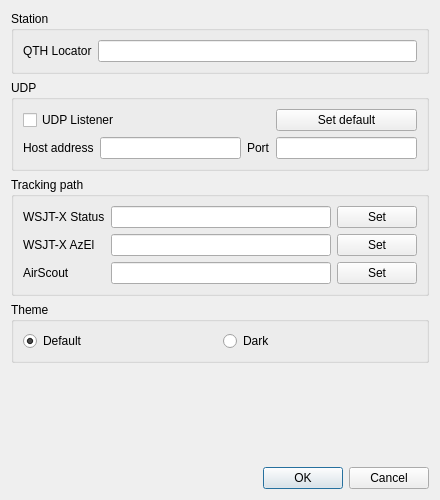
<?xml version="1.0" encoding="UTF-8"?>
<ui version="4.0">
 <class>DialogSetup</class>
 <widget class="QDialog" name="DialogSetup">
  <property name="windowModality">
   <enum>Qt::ApplicationModal</enum>
  </property>
  <property name="geometry">
   <rect>
    <x>0</x>
    <y>0</y>
    <width>440</width>
    <height>500</height>
   </rect>
  </property>
  <property name="windowTitle">
   <string>Setup</string>
  </property>
  <layout class="QGridLayout" name="gridLayout_2">
   <item row="0" column="0">
    <widget class="QGroupBox" name="groupBox_Station">
     <property name="title">
      <string>Station</string>
     </property>
     <layout class="QGridLayout" name="gridLayout_3">
      <item row="0" column="0">
       <widget class="QLabel" name="label_qthLocator">
        <property name="text">
         <string>QTH Locator</string>
        </property>
        <property name="buddy">
         <cstring>lineEdit_qthLocator</cstring>
        </property>
       </widget>
      </item>
      <item row="0" column="1">
       <widget class="QLineEdit" name="lineEdit_qthLocator"/>
      </item>
     </layout>
    </widget>
   </item>
   <item row="2" column="0">
    <widget class="QGroupBox" name="groupBox_Tracking">
     <property name="title">
      <string>Tracking path</string>
     </property>
     <layout class="QGridLayout" name="gridLayout_4">
      <item row="1" column="0">
       <widget class="QLabel" name="label_WSJTX">
        <property name="text">
         <string>WSJT-X AzEl</string>
        </property>
        <property name="buddy">
         <cstring>lineEdit_WSJTX</cstring>
        </property>
       </widget>
      </item>
      <item row="1" column="1">
       <widget class="QLineEdit" name="lineEdit_WSJTX"/>
      </item>
      <item row="2" column="1">
       <widget class="QLineEdit" name="lineEdit_AirScout"/>
      </item>
      <item row="1" column="2">
       <widget class="QPushButton" name="pushButton_WSJTX">
        <property name="text">
         <string>Set</string>
        </property>
       </widget>
      </item>
      <item row="2" column="2">
       <widget class="QPushButton" name="pushButton_AirScout">
        <property name="text">
         <string>Set</string>
        </property>
       </widget>
      </item>
      <item row="2" column="0">
       <widget class="QLabel" name="label_AirScout">
        <property name="text">
         <string>AirScout</string>
        </property>
        <property name="buddy">
         <cstring>lineEdit_AirScout</cstring>
        </property>
       </widget>
      </item>
      <item row="0" column="0">
       <widget class="QLabel" name="label_WSJTXStatus">
        <property name="text">
         <string>WSJT-X Status</string>
        </property>
       </widget>
      </item>
      <item row="0" column="1">
       <widget class="QLineEdit" name="lineEdit_WSJTXStatus"/>
      </item>
      <item row="0" column="2">
       <widget class="QPushButton" name="pushButton_WSJTXStatus">
        <property name="text">
         <string>Set</string>
        </property>
       </widget>
      </item>
     </layout>
    </widget>
   </item>
   <item row="1" column="0">
    <widget class="QGroupBox" name="groupBox_udp">
     <property name="title">
      <string>UDP</string>
     </property>
     <layout class="QGridLayout" name="gridLayout">
      <item row="1" column="1">
       <widget class="QLineEdit" name="lineEdit_udpAddress"/>
      </item>
      <item row="0" column="0" colspan="2">
       <widget class="QCheckBox" name="checkBox_udp">
        <property name="text">
         <string>UDP Listener</string>
        </property>
       </widget>
      </item>
      <item row="1" column="0">
       <widget class="QLabel" name="label_udpAddress">
        <property name="text">
         <string>Host address</string>
        </property>
        <property name="buddy">
         <cstring>lineEdit_udpAddress</cstring>
        </property>
       </widget>
      </item>
      <item row="1" column="3">
       <widget class="QLineEdit" name="lineEdit_udpPort"/>
      </item>
      <item row="1" column="2">
       <widget class="QLabel" name="label_udpPort">
        <property name="text">
         <string>Port</string>
        </property>
        <property name="buddy">
         <cstring>lineEdit_udpPort</cstring>
        </property>
       </widget>
      </item>
      <item row="0" column="3">
       <widget class="QPushButton" name="pushButton_udpDefault">
        <property name="text">
         <string>Set default</string>
        </property>
       </widget>
      </item>
     </layout>
    </widget>
   </item>
   <item row="3" column="0">
    <widget class="QGroupBox" name="groupBox_theme">
     <property name="title">
      <string>Theme</string>
     </property>
     <layout class="QHBoxLayout" name="horizontalLayout">
      <item>
       <widget class="QRadioButton" name="radioButton_themeDefault">
        <property name="text">
         <string>Default</string>
        </property>
        <property name="checked">
         <bool>true</bool>
        </property>
       </widget>
      </item>
      <item>
       <widget class="QRadioButton" name="radioButton_themeDark">
        <property name="text">
         <string>Dark</string>
        </property>
       </widget>
      </item>
     </layout>
    </widget>
   </item>
   <item row="5" column="0">
    <widget class="QDialogButtonBox" name="buttonBox">
     <property name="orientation">
      <enum>Qt::Horizontal</enum>
     </property>
     <property name="standardButtons">
      <set>QDialogButtonBox::Cancel|QDialogButtonBox::Ok</set>
     </property>
    </widget>
   </item>
   <item row="4" column="0">
    <spacer name="verticalSpacer">
     <property name="orientation">
      <enum>Qt::Vertical</enum>
     </property>
     <property name="sizeHint" stdset="0">
      <size>
       <width>20</width>
       <height>40</height>
      </size>
     </property>
    </spacer>
   </item>
  </layout>
 </widget>
 <tabstops>
  <tabstop>lineEdit_qthLocator</tabstop>
  <tabstop>checkBox_udp</tabstop>
  <tabstop>lineEdit_udpAddress</tabstop>
  <tabstop>lineEdit_udpPort</tabstop>
  <tabstop>lineEdit_WSJTX</tabstop>
  <tabstop>pushButton_WSJTX</tabstop>
  <tabstop>lineEdit_AirScout</tabstop>
  <tabstop>pushButton_AirScout</tabstop>
 </tabstops>
 <resources/>
 <connections>
  <connection>
   <sender>buttonBox</sender>
   <signal>accepted()</signal>
   <receiver>DialogSetup</receiver>
   <slot>accept()</slot>
   <hints>
    <hint type="sourcelabel">
     <x>259</x>
     <y>388</y>
    </hint>
    <hint type="destinationlabel">
     <x>157</x>
     <y>274</y>
    </hint>
   </hints>
  </connection>
  <connection>
   <sender>buttonBox</sender>
   <signal>rejected()</signal>
   <receiver>DialogSetup</receiver>
   <slot>reject()</slot>
   <hints>
    <hint type="sourcelabel">
     <x>327</x>
     <y>388</y>
    </hint>
    <hint type="destinationlabel">
     <x>286</x>
     <y>274</y>
    </hint>
   </hints>
  </connection>
 </connections>
</ui>
